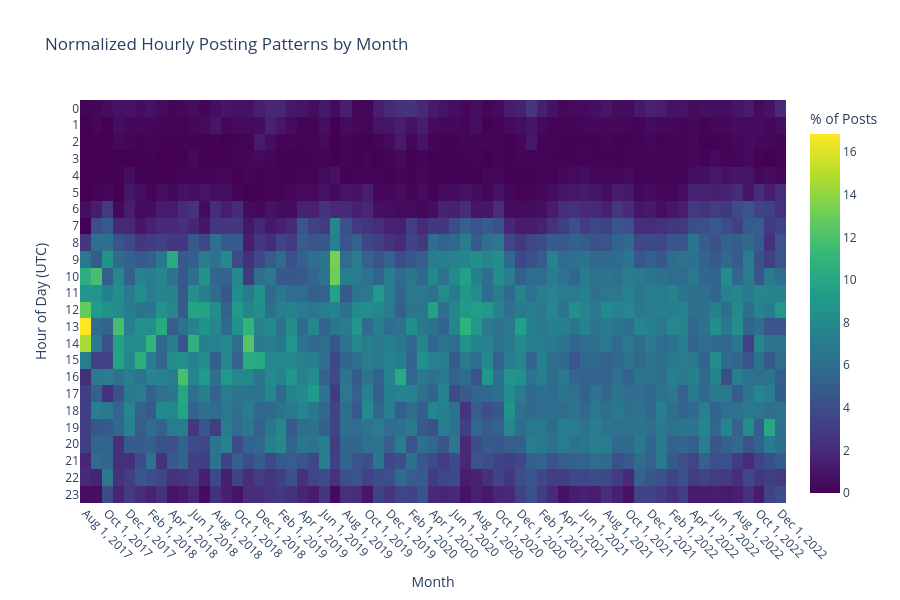

This figure's notebook cell:
### Code cell
# Convert timestamp
litigi['created_dt'] = pd.to_datetime(litigi['created_utc'], unit='s')

# Extract features
litigi['month'] = litigi['created_dt'].dt.to_period('M').astype(str)
litigi['hour'] = litigi['created_dt'].dt.hour

# Aggregate and normalize by month
post_counts = pd.crosstab(litigi['month'], litigi['hour'])
post_counts = post_counts.reindex(columns=range(24), fill_value=0)
post_counts = post_counts.sort_index()

# Normalize to get hourly percentages within each month
df_normalized = post_counts.div(post_counts.sum(axis=1), axis=0) * 100

# Transpose to get months on x-axis and hours on y-axis
df_normalized = df_normalized.T

# Create heatmap
fig = px.imshow(
    df_normalized,
    labels={'x': 'Month', 'y': 'Hour of Day', 'color': 'Post Frequency (%)'},
    x=df_normalized.columns,
    y=df_normalized.index,
    color_continuous_scale='Viridis',
    title='Normalized Hourly Posting Patterns by Month',
    aspect='auto'
)

# Customize layout
fig.update_layout(
    xaxis_title='Month',
    yaxis_title='Hour of Day (UTC)',
    xaxis=dict(tickangle=45, tickmode='array', tickvals=df_normalized.columns[::2]),
    yaxis=dict(tickvals=list(range(24))),
    coloraxis_colorbar=dict(title='% of Posts'),
    height=600  # Taller plot for better hour labels
)

# Add hover template
fig.update_traces(
    hovertemplate='<b>Month</b>: %{x}<br><b>Hour</b>: %{y}:00 UTC<br><b>Frequency</b>: %{z:.2f}%<extra></extra>'
)

fig.show()

### Figure 1 — Plotly figure (JSON) as saved in the notebook; plotly's stock layout.template omitted (floating-point values rounded to 4 significant figures; data arrays with more than 128 entries replaced by an {"elided": "..."} marker saying what was removed)
{"data": [{"coloraxis": "coloraxis", "hovertemplate": "<b>Month</b>: %{x}<br><b>Hour</b>: %{y}:00 UTC<br><b>Frequency</b>: %{z:.2f}%<extra></extra>", "name": "0", "type": "heatmap", "x": ["2017-08", "2017-09", "2017-10", "2017-11", "2017-12", "2018-01", "2018-02", "2018-03", "2018-04", "2018-05", "2018-06", "2018-07", "2018-08", "2018-09", "2018-10", "2018-11", "2018-12", "2019-01", "2019-02", "2019-03", "2019-04", "2019-05", "2019-06", "2019-07", "2019-08", "2019-09", "2019-10", "2019-11", "2019-12", "2020-01", "2020-02", "2020-03", "2020-04", "2020-05", "2020-06", "2020-07", "2020-08", "2020-09", "2020-10", "2020-11", "2020-12", "2021-01", "2021-02", "2021-03", "2021-04", "2021-05", "2021-06", "2021-07", "2021-08", "2021-09", "2021-10", "2021-11", "2021-12", "2022-01", "2022-02", "2022-03", "2022-04", "2022-05", "2022-06", "2022-07", "2022-08", "2022-09", "2022-10", "2022-11", "2022-12"], "xaxis": "x", "y": [0, 1, 2, 3, 4, 5, 6, 7, 8, 9, 10, 11, 12, 13, 14, 15, 16, 17, 18, 19, 20, 21, 22, 23], "yaxis": "y", "z": {"elided": "24x65 float values"}}], "layout": {"coloraxis": {"colorbar": {"title": {"text": "% of Posts"}}, "colorscale": [[0, "#440154"], [0.1111, "#482878"], [0.2222, "#3e4989"], [0.3333, "#31688e"], [0.4444, "#26828e"], [0.5556, "#1f9e89"], [0.6667, "#35b779"], [0.7778, "#6ece58"], [0.8889, "#b5de2b"], [1, "#fde725"]]}, "height": 600, "title": {"text": "Normalized Hourly Posting Patterns by Month"}, "xaxis": {"anchor": "y", "domain": [0, 1], "tickangle": 45, "tickmode": "array", "tickvals": ["2017-08", "2017-10", "2017-12", "2018-02", "2018-04", "2018-06", "2018-08", "2018-10", "2018-12", "2019-02", "2019-04", "2019-06", "2019-08", "2019-10", "2019-12", "2020-02", "2020-04", "2020-06", "2020-08", "2020-10", "2020-12", "2021-02", "2021-04", "2021-06", "2021-08", "2021-10", "2021-12", "2022-02", "2022-04", "2022-06", "2022-08", "2022-10", "2022-12"], "title": {"text": "Month"}}, "yaxis": {"anchor": "x", "autorange": "reversed", "domain": [0, 1], "tickvals": [0, 1, 2, 3, 4, 5, 6, 7, 8, 9, 10, 11, 12, 13, 14, 15, 16, 17, 18, 19, 20, 21, 22, 23], "title": {"text": "Hour of Day (UTC)"}}}}
